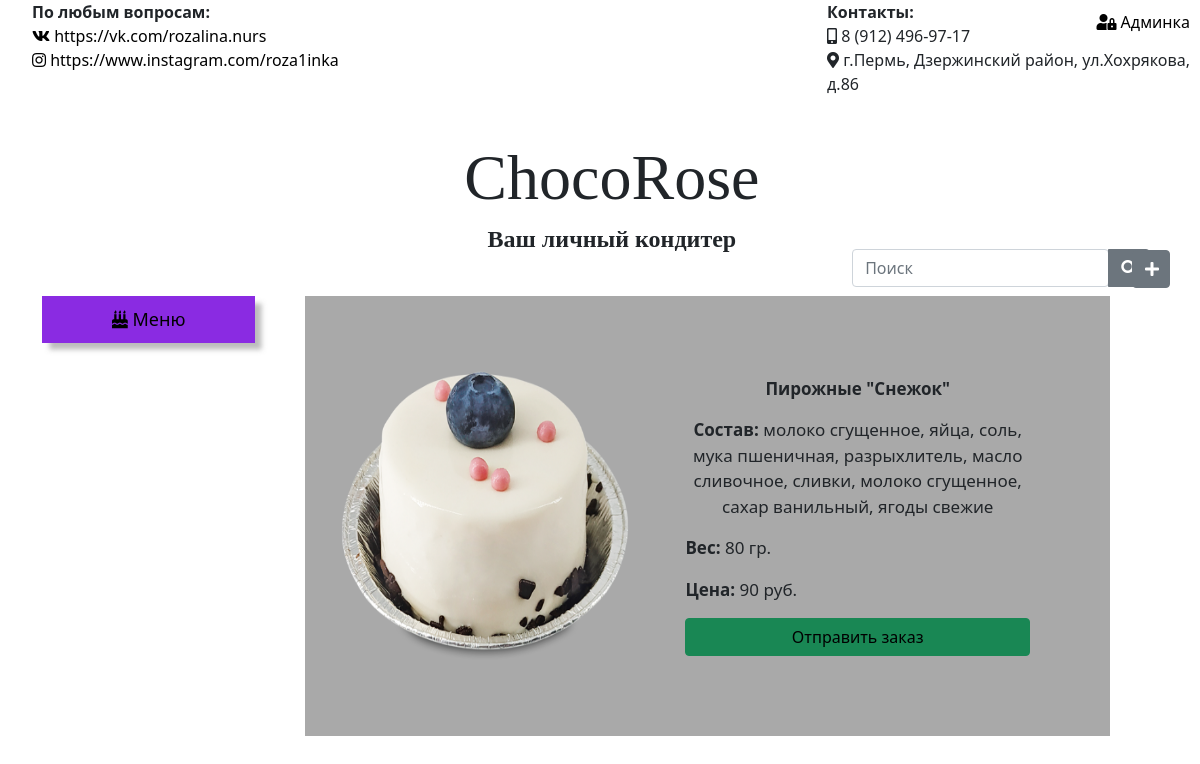
Page /bakery/6 on the committed database.
### bakeryapp/models.py (models this page shows, shortened)
class Bakery(models.Model):
    category=models.ForeignKey(BakeryCategory, on_delete=models.CASCADE, default=1, verbose_name="Kатегория выпечки")
    name=models.CharField(max_length=255, verbose_name="Название выпечки")
    text=models.TextField(max_length=255, verbose_name="Состав выпечки")
    weight=models.IntegerField(verbose_name="Вес выпечки")
    image=models.ImageField(verbose_name="Картинка выпечки", blank=True)
    price = models.IntegerField(verbose_name="Цена выпечки")
    class Meta:
        verbose_name = 'Конкретная выпечка'
        verbose_name_plural = 'Конкретные выпечки'

class BakeryCategory(models.Model):
    name = models.CharField(verbose_name="Категория выпечки", max_length=255)
    def __str__(self):
        return self.name
    class Meta:
        verbose_name = 'Категория выпечки'
        verbose_name_plural = 'Категория выпечки'

### bakeryapp/views.py (the view)
# urls.py: path('bakery/<int:pk>', views.BakeryDetailView.as_view(), name='bakery_detail'),
class BakeryDetailView (DetailView):
    model=Bakery
    template_name = 'details_view.html'
    context_object_name = 'bakery'

### bakeryapp/templates/details_view.html (shortened to what this page needs)
{% extends 'layout.html' %}
{% block content %}
 <div class="bakery-row">
     <div class="rows">
                <img class="div1" src="{{bakery.image.url}}">
            <div class="div2">
                <div>
                <p align="center"><b >{{bakery.category}} "{{bakery.name}}"</b></p>
                <p align="center"><b>Состав: </b> {{bakery.text}}</p>
                </div>
                <div>
                    <p><b>Вес: </b> {{bakery.weight}} гр.</p>
                    <p><b>Цена:</b> {{bakery.price}} руб.</p>
                </div>
                <button class="btn btn-success" type="submit"><a href="{% url 'bakery_order' %}">Отправить заказ</a></button>
            </div>
     </div>
</div>
{% endblock %}

### bakeryapp/static/bakeryapp/css/bakeryapp.css (style rules this page uses)
body { background: url("../img/bakery.jpg") no-repeat; margin: 0; height: 100%; background-size: cover; }
a { color: Black !important; text-decoration: none !important; }
.bakery-row { height: 600px; width: 100%; padding-right: 90px; margin-top:10px; }
.rows { display: flex; flex-direction: row; background-color: darkgray; padding: 30px; font-size: 17px; }
.div1 { width: 300px; }
.div2 { padding: 50px; width: 600px; display: flex; flex-direction: column; justify-content:space-between; }

### rows in the picture
Bakery: image (picture), category "Пирожные", name "Снежок", text "молоко сгущенное, яйца, соль, мука пшеничная, разрыхлитель, масло сливочное, сливки, молоко сгущенное, сахар ванильный, ягоды свежие", weight "80", price "90"
